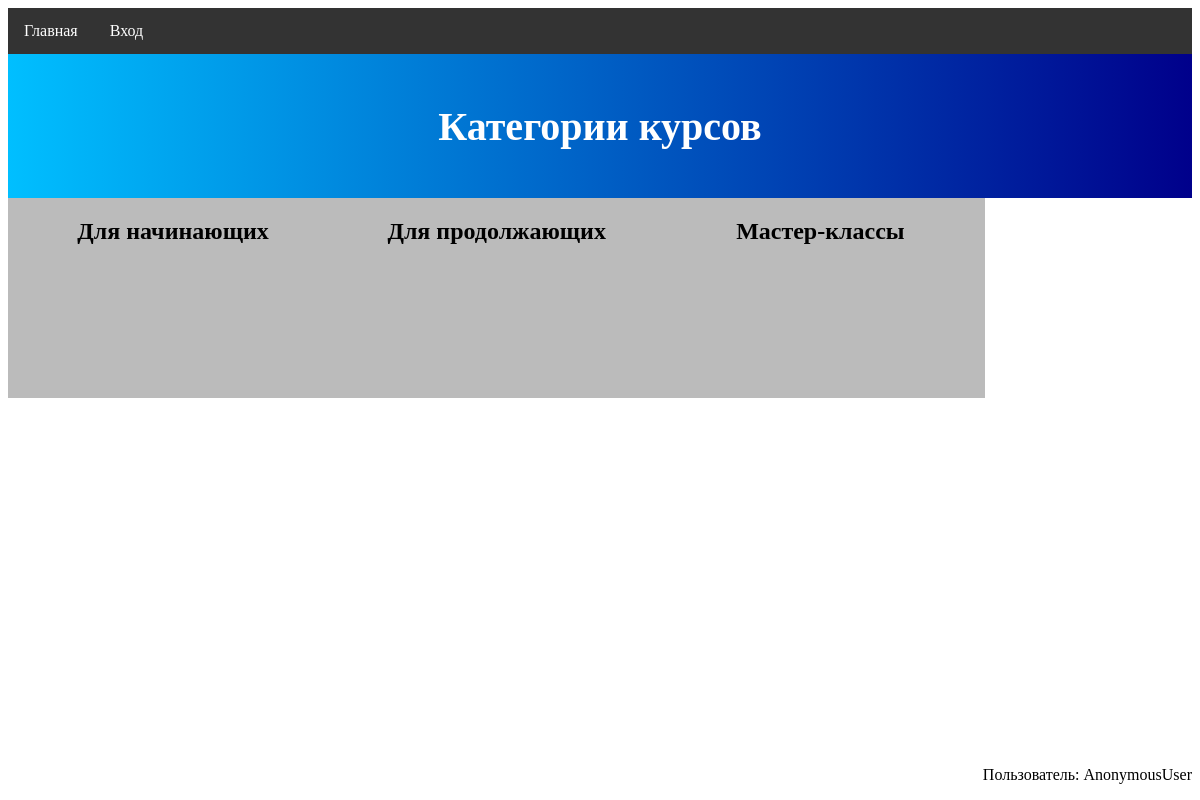
The page / on the database its author committed.
### mainapp/models.py (models this page shows, shortened)
class CourseCategory(models.Model):
    name = models.CharField(max_length=32)
    desc = models.TextField(blank=True)
    image = models.ImageField(upload_to='img',
                              default=os.path.join('img', 'default.jpg'))
    class Meta:
        verbose_name = 'Категория курсов'
        verbose_name_plural = 'Категории курсов'

### mainapp/views.py (the view)
# urls.py: path('', views.index, name='index'),
def index(request):
    categories = CourseCategory.objects.all()
    name = 'категории курсов'
    context = {
        'page_title': name,
        'flipblocks_data_list': categories,
        'top_block_text': name
    }
    return render(request, template_name='mainapp/index.html', context=context)

### mainapp/templates/mainapp/index.html (shortened to what this page needs)
{% extends 'mainapp/base.html' %}
{% load static %}
{% block additional-css %}
    <link rel="stylesheet" href="{% static 'css/flip-box-index.css' %}">
{% endblock %}
{% block content %}
    {% for item in flipblocks_data_list %}
        <div class="flip-box">
            <div class="flip-box-inner">
                <div class="flip-box-front" style="background-image: url('{{ item.image.url }}'); background-position: center; background-size: cover">
                    <h2>{{ item.name }}</h2>
                </div>
                <div class="flip-box-back">
                    <h2>{{ item.desc }}</h2>
                </div>
            </div>
        </div>
    {% endfor %}
{% endblock %}

### static/css/flip-box-index.css (style rules this page uses)
div.flip-box { margin-right: 2%; float: left; background-color: transparent; width: 300px; height: 200px; perspective: 1000px; }
.flip-box-inner { position: relative; width: 100%; height: 100%; text-align: center; transition: transform 0.8s; transform-style: preserve-3d; }
.flip-box-front, .flip-box-back { position: absolute; width: 100%; height: 100%; -webkit-backface-visibility: hidden; backface-visibility: hidden; padding-left: 5%; padding-right: 5%; border-top: 2pt; }
.flip-box-front { background-color: #bbb; color: black; text-align: center; }
.flip-box-back { display: flex; background-color: dodgerblue; color: white; transform: rotateX(180deg); font-size: small; text-align: left; align-items: center; }

### rows shown on the page
CourseCategory: name "Для начинающих"
CourseCategory: name "Для продолжающих"
CourseCategory: name "Мастер-классы"

### other values the page prints
{{ main_menu_button_1_text|default:'главная'|capfirst }} "Главная"
{{ top_block_text|default:'категории курсов'|capfirst }} "Категории курсов"
{{ user }} "AnonymousUser"
